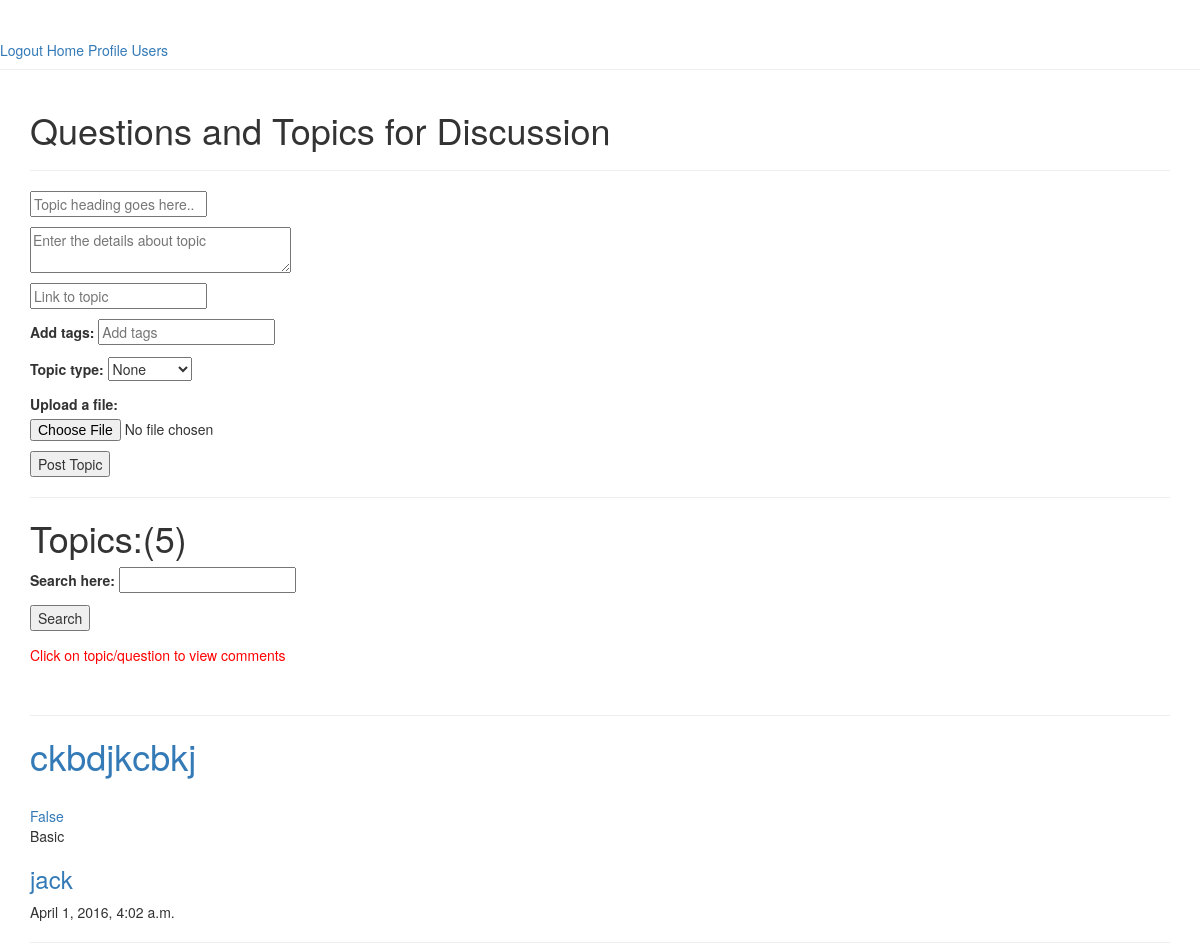
/codehub/topic/ (signed in, upper part), run on an earlier commit of the app's database.
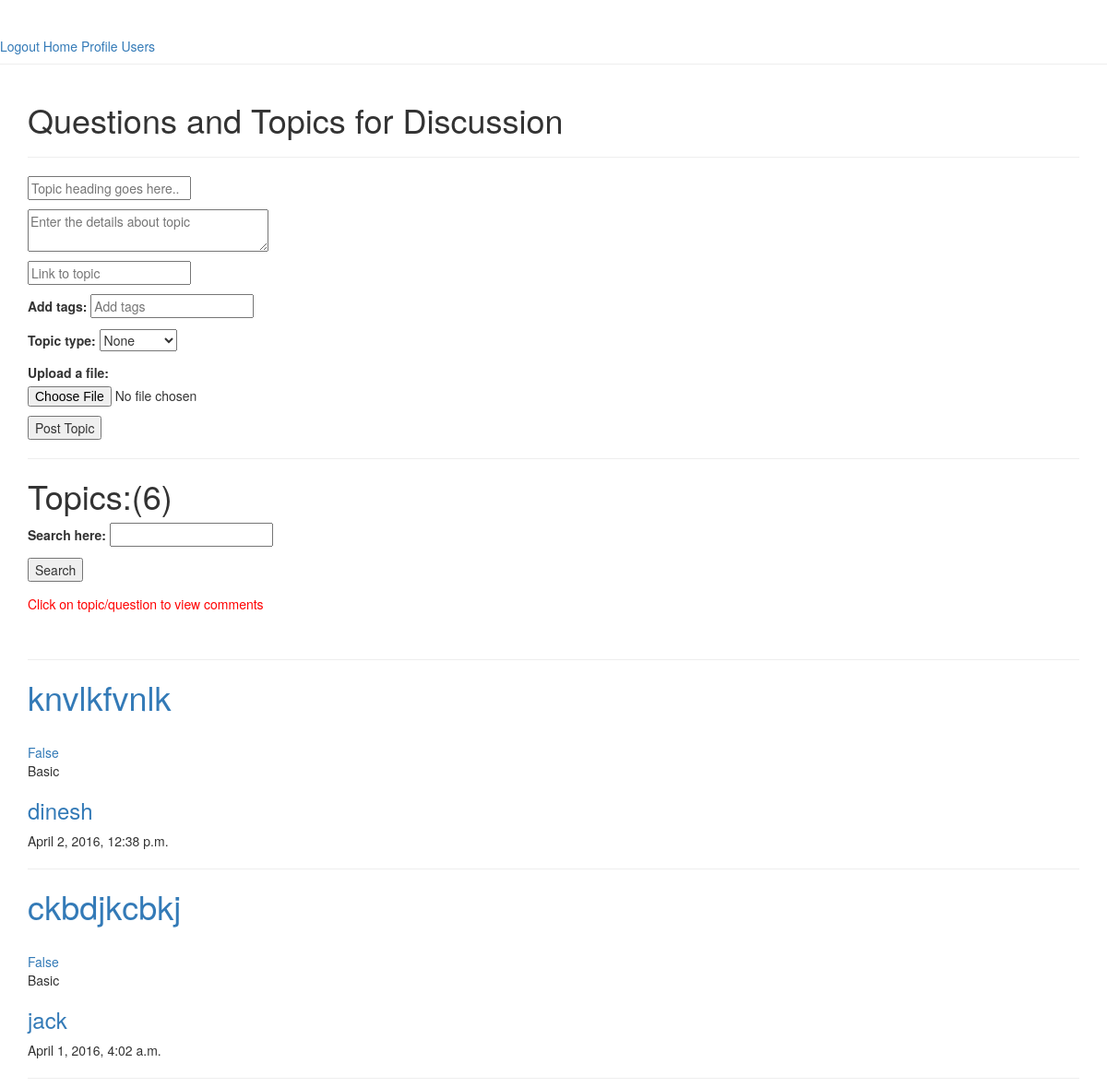
And on a later commit of the database.
### app/models.py (models this page shows, shortened)
class CodehubTopicModel(models.Model):
    user = models.ForeignKey(User)
    topic_heading = models.CharField(max_length = 100)
    topic_detail = models.CharField(max_length = 200)
    topic_link = models.CharField(max_length = 100 )
    tags = models.CharField(max_length = 50)
    timeStamp = models.DateTimeField()
    topic_type = models.CharField(max_length = 10)
    file = models.FileField(upload_to = 'uploads/')

### app/views.py (the view)
    def wrapper(request,*args,**kwargs):
        if not request.user.is_authenticated():
            return redirect('login_view')
        return func(request,*args,**kwargs)

### app/forms.py
class CodehubTopicForm(forms.ModelForm):
    CHOICES = (('None','None'),('Basic', 'Basic'),('Advanced', 'Advanced'),)
    topic_heading = forms.CharField(label = '',max_length = 100,widget = forms.TextInput(attrs = {'placeholder':'Topic heading goes here..'}))
    topic_detail = forms.CharField(label = '',widget = forms.Textarea(attrs = {'rows':'2','cols':'32','placeholder':'Enter the details about topic'}),max_length = 200)
    topic_link = forms.URLField(label = '',max_length = 100,required = False,widget = forms.TextInput(attrs = {'placeholder':'Link to topic'}))
    tags = forms.CharField(label = 'Add tags',max_length = 100,required = True,widget = forms.TextInput(attrs = {'placeholder':'Add tags'}))
    topic_type = forms.ChoiceField(choices = CHOICES,required = True)
    file = forms.FileField(label = 'Upload a file:',required=False)
    class Meta:
        model = CodehubTopicModel
        fields = ['topic_heading','topic_detail','topic_link','tags','topic_type','file']

class SearchForm(forms.Form):
    search_str = forms.CharField(label = 'Search here:',max_length = 50,required = True)

### app/views.py (called while the page is built)
def loginRequired(func):
    def wrapper(request,*args,**kwargs):
        if not request.user.is_authenticated():
            return redirect('login_view')
        return func(request,*args,**kwargs)
    return wrapper

### app/templates/codehub/topic.html (shortened to what this page needs)
{% extends 'base.html' %}
{% block content %}
<h1>Questions and Topics for Discussion</h1>
<hr/>
<form method="post" enctype="multipart/form-data">
{{ form.as_p }}
<input type='submit'   name='submitTopic' value= 'Post Topic'/>
</form>
<hr/>
<h1>Topics:<span>(</span>{{ topics.count }}<span>)</span></h1>
<form method='POST' action = "{% url 'search_topic' %}">
  {{ search_form.as_p }}
<input type='submit' name='seachTopic' value = 'Search'/>
</form>
<p style='color:red'>Click on topic/question to view comments</p><br/>
<hr/>
<div id = 'topicDisplaySec'>
{% for topic in topics %}
    <h1><a href = "{% url 'comment_on_topic' topic.id %}">{{ topic.topic_heading }}</a></h1>
    <a href = "{{ topic.topic_link }}">{{ topic.topic_link }}</a><br/>
      <a href = "/media/{{ topic.file }}">{{ topic.file }}</a><br/>
      {{ topic.topic_type }}
    <h3><a href="{% url 'user_profile' topic.user.id %}">{{ topic.user.username }}</a></h3>
      {{ topic.timeStamp }}
    <hr/>
{% endfor %}
{% endblock %}

### app/templates/base.html (shortened to what this page needs)
{% load staticfiles %}
<html>
  <head>
    {% load bootstrap3 %}
    {% bootstrap_css %}
  </head>
  <body>
  <div class = 'page-header'>
    {% if user.is_authenticated %}
    <a href="{% url 'logout_view' %}">Logout</a>
    <a href="{% url 'index' %}">Home</a>
    <a href = "{% url 'user_profile' user.id %}">Profile</a>
    <a href = "{% url 'get_users' %}">Users</a>
    {% else %}
    <a href="{% url 'login_view' %}">Login</a>
    <a href="{% url 'register_view' %}">Register</a>
    {% endif %}
  </div>
    <div class="container">
    {% block content %}
    {% endblock %}
    </div>
  </body>
</html>

What changed in the data, as far as the page shows it:
added CodehubTopicModel: topic_heading "knvlkfvnlk", file "False", topic_type "Basic", user.username "dinesh", timeStamp "April 2, 2016, 12:38 p.m."
Also different on the page:
{{ topics.count }}: "5" → "6"
